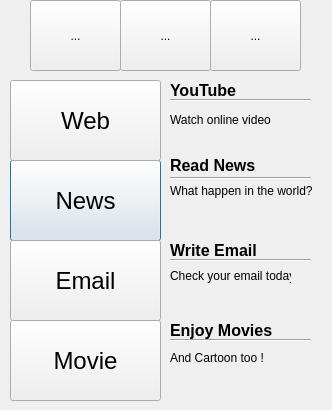
<?xml version="1.0" encoding="UTF-8"?>
<ui version="4.0">
 <class>Mama</class>
 <widget class="QDialog" name="Mama">
  <property name="windowModality">
   <enum>Qt::NonModal</enum>
  </property>
  <property name="geometry">
   <rect>
    <x>0</x>
    <y>0</y>
    <width>332</width>
    <height>410</height>
   </rect>
  </property>
  <property name="windowTitle">
   <string>Mama</string>
  </property>
  <property name="autoFillBackground">
   <bool>false</bool>
  </property>
  <property name="styleSheet">
   <string>QPushButton:hover:!pressed { background: pink; }</string>
  </property>
  <widget class="QPushButton" name="newsPushButton">
   <property name="geometry">
    <rect>
     <x>10</x>
     <y>160</y>
     <width>151</width>
     <height>81</height>
    </rect>
   </property>
   <property name="font">
    <font>
     <pointsize>18</pointsize>
    </font>
   </property>
   <property name="text">
    <string>News</string>
   </property>
   <property name="icon">
    <iconset>
     <normaloff>img/kimo.JPG</normaloff>img/kimo.JPG</iconset>
   </property>
   <property name="iconSize">
    <size>
     <width>70</width>
     <height>70</height>
    </size>
   </property>
  </widget>
  <widget class="QPushButton" name="internetPushButton">
   <property name="geometry">
    <rect>
     <x>10</x>
     <y>80</y>
     <width>151</width>
     <height>81</height>
    </rect>
   </property>
   <property name="font">
    <font>
     <pointsize>18</pointsize>
    </font>
   </property>
   <property name="text">
    <string>Web</string>
   </property>
   <property name="icon">
    <iconset>
     <normaloff>img/firefox.jpg</normaloff>img/firefox.jpg</iconset>
   </property>
   <property name="iconSize">
    <size>
     <width>60</width>
     <height>60</height>
    </size>
   </property>
  </widget>
  <widget class="QPushButton" name="emailPushButton">
   <property name="geometry">
    <rect>
     <x>10</x>
     <y>240</y>
     <width>151</width>
     <height>81</height>
    </rect>
   </property>
   <property name="minimumSize">
    <size>
     <width>131</width>
     <height>71</height>
    </size>
   </property>
   <property name="font">
    <font>
     <pointsize>18</pointsize>
    </font>
   </property>
   <property name="text">
    <string>Email</string>
   </property>
   <property name="icon">
    <iconset>
     <normaloff>img/email.jpg</normaloff>img/email.jpg</iconset>
   </property>
   <property name="iconSize">
    <size>
     <width>70</width>
     <height>70</height>
    </size>
   </property>
  </widget>
  <widget class="QPushButton" name="moviePushButton">
   <property name="geometry">
    <rect>
     <x>10</x>
     <y>320</y>
     <width>151</width>
     <height>81</height>
    </rect>
   </property>
   <property name="minimumSize">
    <size>
     <width>131</width>
     <height>71</height>
    </size>
   </property>
   <property name="font">
    <font>
     <pointsize>18</pointsize>
    </font>
   </property>
   <property name="text">
    <string>Movie</string>
   </property>
   <property name="icon">
    <iconset>
     <normaloff>img/movie.jpg</normaloff>img/movie.jpg</iconset>
   </property>
   <property name="iconSize">
    <size>
     <width>70</width>
     <height>70</height>
    </size>
   </property>
  </widget>
  <widget class="QLabel" name="newsLabel">
   <property name="geometry">
    <rect>
     <x>170</x>
     <y>50</y>
     <width>161</width>
     <height>81</height>
    </rect>
   </property>
   <property name="font">
    <font>
     <pointsize>12</pointsize>
     <weight>75</weight>
     <bold>true</bold>
    </font>
   </property>
   <property name="text">
    <string>YouTube </string>
   </property>
  </widget>
  <widget class="QLabel" name="internetLabel">
   <property name="geometry">
    <rect>
     <x>170</x>
     <y>130</y>
     <width>91</width>
     <height>71</height>
    </rect>
   </property>
   <property name="font">
    <font>
     <pointsize>12</pointsize>
     <weight>75</weight>
     <bold>true</bold>
    </font>
   </property>
   <property name="text">
    <string>Read News</string>
   </property>
  </widget>
  <widget class="QLabel" name="emailLabel">
   <property name="geometry">
    <rect>
     <x>170</x>
     <y>180</y>
     <width>101</width>
     <height>141</height>
    </rect>
   </property>
   <property name="font">
    <font>
     <pointsize>12</pointsize>
     <weight>75</weight>
     <bold>true</bold>
    </font>
   </property>
   <property name="text">
    <string>Write Email</string>
   </property>
  </widget>
  <widget class="QLabel" name="movieLabel">
   <property name="geometry">
    <rect>
     <x>170</x>
     <y>290</y>
     <width>201</width>
     <height>81</height>
    </rect>
   </property>
   <property name="font">
    <font>
     <pointsize>12</pointsize>
     <weight>75</weight>
     <bold>true</bold>
    </font>
   </property>
   <property name="text">
    <string>Enjoy Movies</string>
   </property>
  </widget>
  <widget class="Line" name="line">
   <property name="geometry">
    <rect>
     <x>170</x>
     <y>170</y>
     <width>141</width>
     <height>16</height>
    </rect>
   </property>
   <property name="orientation">
    <enum>Qt::Horizontal</enum>
   </property>
  </widget>
  <widget class="Line" name="line_3">
   <property name="geometry">
    <rect>
     <x>170</x>
     <y>330</y>
     <width>141</width>
     <height>21</height>
    </rect>
   </property>
   <property name="orientation">
    <enum>Qt::Horizontal</enum>
   </property>
  </widget>
  <widget class="Line" name="line_2">
   <property name="geometry">
    <rect>
     <x>170</x>
     <y>80</y>
     <width>141</width>
     <height>41</height>
    </rect>
   </property>
   <property name="font">
    <font>
     <italic>true</italic>
    </font>
   </property>
   <property name="orientation">
    <enum>Qt::Horizontal</enum>
   </property>
  </widget>
  <widget class="QLabel" name="label">
   <property name="geometry">
    <rect>
     <x>170</x>
     <y>260</y>
     <width>121</width>
     <height>31</height>
    </rect>
   </property>
   <property name="text">
    <string>Check your email today?</string>
   </property>
  </widget>
  <widget class="QLabel" name="label_2">
   <property name="geometry">
    <rect>
     <x>170</x>
     <y>180</y>
     <width>151</width>
     <height>21</height>
    </rect>
   </property>
   <property name="text">
    <string>What happen in the world?</string>
   </property>
  </widget>
  <widget class="QLabel" name="label_3">
   <property name="geometry">
    <rect>
     <x>170</x>
     <y>110</y>
     <width>101</width>
     <height>20</height>
    </rect>
   </property>
   <property name="text">
    <string>Watch online video!</string>
   </property>
  </widget>
  <widget class="QLabel" name="label_4">
   <property name="geometry">
    <rect>
     <x>170</x>
     <y>350</y>
     <width>101</width>
     <height>16</height>
    </rect>
   </property>
   <property name="text">
    <string>And Cartoon too !</string>
   </property>
  </widget>
  <widget class="Line" name="line_4">
   <property name="geometry">
    <rect>
     <x>170</x>
     <y>250</y>
     <width>141</width>
     <height>21</height>
    </rect>
   </property>
   <property name="orientation">
    <enum>Qt::Horizontal</enum>
   </property>
  </widget>
  <widget class="QToolButton" name="toolButton">
   <property name="geometry">
    <rect>
     <x>30</x>
     <y>0</y>
     <width>91</width>
     <height>71</height>
    </rect>
   </property>
   <property name="text">
    <string>...</string>
   </property>
   <property name="icon">
    <iconset>
     <normaloff>img/chopper.jpg</normaloff>img/chopper.jpg</iconset>
   </property>
   <property name="iconSize">
    <size>
     <width>90</width>
     <height>90</height>
    </size>
   </property>
  </widget>
  <widget class="QToolButton" name="toolButton_2">
   <property name="geometry">
    <rect>
     <x>120</x>
     <y>0</y>
     <width>91</width>
     <height>71</height>
    </rect>
   </property>
   <property name="text">
    <string>...</string>
   </property>
   <property name="icon">
    <iconset>
     <normaloff>img/chopper.jpg</normaloff>img/chopper.jpg</iconset>
   </property>
   <property name="iconSize">
    <size>
     <width>90</width>
     <height>90</height>
    </size>
   </property>
  </widget>
  <widget class="QToolButton" name="toolButton_3">
   <property name="geometry">
    <rect>
     <x>210</x>
     <y>0</y>
     <width>91</width>
     <height>71</height>
    </rect>
   </property>
   <property name="text">
    <string>...</string>
   </property>
   <property name="icon">
    <iconset>
     <normaloff>img/chopper.jpg</normaloff>img/chopper.jpg</iconset>
   </property>
   <property name="iconSize">
    <size>
     <width>90</width>
     <height>90</height>
    </size>
   </property>
  </widget>
 </widget>
 <layoutdefault spacing="6" margin="11"/>
 <resources/>
 <connections/>
</ui>
